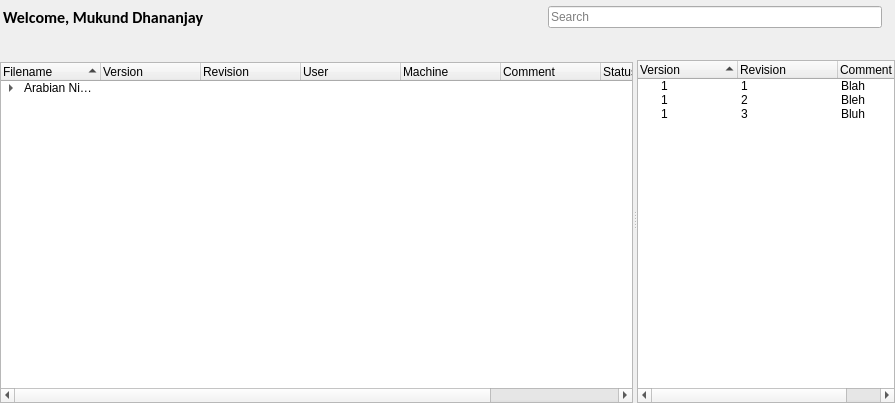
<?xml version="1.0" encoding="UTF-8"?>
<ui version="4.0">
 <class>MainWindow</class>
 <widget class="QMainWindow" name="MainWindow">
  <property name="geometry">
   <rect>
    <x>0</x>
    <y>0</y>
    <width>895</width>
    <height>403</height>
   </rect>
  </property>
  <property name="windowTitle">
   <string>Torque User Dashboard (Beta)</string>
  </property>
  <widget class="QWidget" name="centralwidget">
   <layout class="QGridLayout" name="gridLayout_5">
    <property name="margin">
     <number>0</number>
    </property>
    <property name="spacing">
     <number>0</number>
    </property>
    <item row="0" column="0">
     <widget class="QWidget" name="widget_3" native="true">
      <property name="maximumSize">
       <size>
        <width>16777215</width>
        <height>35</height>
       </size>
      </property>
      <layout class="QGridLayout" name="gridLayout_4">
       <property name="leftMargin">
        <number>3</number>
       </property>
       <property name="topMargin">
        <number>0</number>
       </property>
       <property name="rightMargin">
        <number>3</number>
       </property>
       <property name="bottomMargin">
        <number>0</number>
       </property>
       <property name="spacing">
        <number>0</number>
       </property>
       <item row="0" column="0">
        <widget class="QLabel" name="label_2">
         <property name="font">
          <font>
           <family>Calibri</family>
           <pointsize>12</pointsize>
           <weight>75</weight>
           <bold>true</bold>
          </font>
         </property>
         <property name="text">
          <string>Welcome, Mukund Dhananjay</string>
         </property>
        </widget>
       </item>
       <item row="0" column="1">
        <spacer name="horizontalSpacer_2">
         <property name="orientation">
          <enum>Qt::Horizontal</enum>
         </property>
         <property name="sizeHint" stdset="0">
          <size>
           <width>337</width>
           <height>20</height>
          </size>
         </property>
        </spacer>
       </item>
       <item row="0" column="2">
        <widget class="QWidget" name="widget" native="true">
         <layout class="QGridLayout" name="gridLayout">
          <property name="horizontalSpacing">
           <number>3</number>
          </property>
          <property name="verticalSpacing">
           <number>0</number>
          </property>
          <property name="margin">
           <number>0</number>
          </property>
          <item row="0" column="1">
           <widget class="QLabel" name="label_4">
            <property name="maximumSize">
             <size>
              <width>16</width>
              <height>16</height>
             </size>
            </property>
            <property name="text">
             <string/>
            </property>
            <property name="pixmap">
             <pixmap resource="icons/icons_rsc.qrc">:/tpd/magnifying47.png</pixmap>
            </property>
            <property name="scaledContents">
             <bool>true</bool>
            </property>
           </widget>
          </item>
          <item row="0" column="0">
           <widget class="QLineEdit" name="lineEdit">
            <property name="maximumSize">
             <size>
              <width>16777215</width>
              <height>16777215</height>
             </size>
            </property>
            <property name="placeholderText">
             <string>Search</string>
            </property>
           </widget>
          </item>
         </layout>
        </widget>
       </item>
      </layout>
     </widget>
    </item>
    <item row="1" column="0">
     <widget class="QSplitter" name="splitter">
      <property name="orientation">
       <enum>Qt::Horizontal</enum>
      </property>
      <widget class="QWidget" name="widget_2" native="true">
       <layout class="QGridLayout" name="gridLayout_3">
        <property name="margin">
         <number>0</number>
        </property>
        <property name="spacing">
         <number>0</number>
        </property>
        <item row="0" column="0">
         <spacer name="horizontalSpacer">
          <property name="orientation">
           <enum>Qt::Horizontal</enum>
          </property>
          <property name="sizeHint" stdset="0">
           <size>
            <width>488</width>
            <height>20</height>
           </size>
          </property>
         </spacer>
        </item>
        <item row="0" column="1">
         <widget class="QToolButton" name="toolButton">
          <property name="text">
           <string/>
          </property>
          <property name="icon">
           <iconset resource="icons/icons_rsc.qrc">
            <normaloff>:/tpd/add18.png</normaloff>:/tpd/add18.png</iconset>
          </property>
          <property name="iconSize">
           <size>
            <width>20</width>
            <height>20</height>
           </size>
          </property>
          <property name="autoRaise">
           <bool>true</bool>
          </property>
         </widget>
        </item>
        <item row="0" column="2">
         <widget class="QToolButton" name="toolButton_6">
          <property name="text">
           <string/>
          </property>
          <property name="icon">
           <iconset resource="icons/icons_rsc.qrc">
            <normaloff>:/tpd/copy12.png</normaloff>:/tpd/copy12.png</iconset>
          </property>
          <property name="iconSize">
           <size>
            <width>20</width>
            <height>20</height>
           </size>
          </property>
          <property name="autoRaise">
           <bool>true</bool>
          </property>
         </widget>
        </item>
        <item row="0" column="3">
         <widget class="QToolButton" name="toolButton_4">
          <property name="text">
           <string/>
          </property>
          <property name="icon">
           <iconset resource="icons/icons_rsc.qrc">
            <normaloff>:/tpd/cloud-storage3.png</normaloff>:/tpd/cloud-storage3.png</iconset>
          </property>
          <property name="iconSize">
           <size>
            <width>20</width>
            <height>20</height>
           </size>
          </property>
          <property name="autoRaise">
           <bool>true</bool>
          </property>
         </widget>
        </item>
        <item row="0" column="4">
         <widget class="QToolButton" name="toolButton_2">
          <property name="text">
           <string/>
          </property>
          <property name="icon">
           <iconset resource="icons/icons_rsc.qrc">
            <normaloff>:/tpd/folder232.png</normaloff>:/tpd/folder232.png</iconset>
          </property>
          <property name="iconSize">
           <size>
            <width>20</width>
            <height>20</height>
           </size>
          </property>
          <property name="autoRaise">
           <bool>true</bool>
          </property>
         </widget>
        </item>
        <item row="0" column="5">
         <widget class="QToolButton" name="toolButton_5">
          <property name="text">
           <string/>
          </property>
          <property name="icon">
           <iconset resource="icons/icons_rsc.qrc">
            <normaloff>:/tpd/cloud384.png</normaloff>:/tpd/cloud384.png</iconset>
          </property>
          <property name="iconSize">
           <size>
            <width>20</width>
            <height>20</height>
           </size>
          </property>
          <property name="autoRaise">
           <bool>true</bool>
          </property>
         </widget>
        </item>
        <item row="1" column="0" colspan="6">
         <widget class="QTreeWidget" name="treeWidget">
          <property name="sortingEnabled">
           <bool>true</bool>
          </property>
          <property name="headerHidden">
           <bool>false</bool>
          </property>
          <column>
           <property name="text">
            <string>Filename</string>
           </property>
          </column>
          <column>
           <property name="text">
            <string>Version</string>
           </property>
          </column>
          <column>
           <property name="text">
            <string>Revision</string>
           </property>
          </column>
          <column>
           <property name="text">
            <string>User</string>
           </property>
          </column>
          <column>
           <property name="text">
            <string>Machine</string>
           </property>
          </column>
          <column>
           <property name="text">
            <string>Comment</string>
           </property>
          </column>
          <column>
           <property name="text">
            <string>Status</string>
           </property>
          </column>
          <column>
           <property name="text">
            <string>Due On</string>
           </property>
          </column>
          <item>
           <property name="text">
            <string>Arabian Nights</string>
           </property>
           <item>
            <property name="text">
             <string>SCN01_SHT12_LIT</string>
            </property>
           </item>
           <item>
            <property name="text">
             <string>SCN01_SHT11_LIT</string>
            </property>
           </item>
           <item>
            <property name="text">
             <string>SCN01_SHT10_LIT</string>
            </property>
            <item>
             <property name="text">
              <string>SCN01_SHT10_LIT_RIM</string>
             </property>
             <property name="text">
              <string>1</string>
             </property>
             <property name="text">
              <string>4</string>
             </property>
             <property name="text">
              <string>mdhananjay</string>
             </property>
             <property name="text">
              <string>gfx61</string>
             </property>
             <property name="text">
              <string>something</string>
             </property>
             <property name="text">
              <string>Submitted For Review</string>
             </property>
             <property name="text">
              <string>18/12/2015</string>
             </property>
            </item>
            <item>
             <property name="text">
              <string>SCN01_SHT10_LIT_OCC</string>
             </property>
             <property name="text">
              <string>1</string>
             </property>
             <property name="text">
              <string>1</string>
             </property>
             <property name="text">
              <string>mdhananjay</string>
             </property>
             <property name="text">
              <string>gfx61</string>
             </property>
             <property name="text">
              <string>something</string>
             </property>
             <property name="text">
              <string>Submitted For Review</string>
             </property>
             <property name="text">
              <string>18/12/2015</string>
             </property>
            </item>
            <item>
             <property name="text">
              <string>SCN01_SHT10_LIT_CHAR</string>
             </property>
             <property name="text">
              <string>1</string>
             </property>
             <property name="text">
              <string>5</string>
             </property>
             <property name="text">
              <string>mdhananjay</string>
             </property>
             <property name="text">
              <string>gfx61</string>
             </property>
             <property name="text">
              <string>something</string>
             </property>
             <property name="text">
              <string>Submitted For Review</string>
             </property>
             <property name="text">
              <string>18/12/2015</string>
             </property>
            </item>
            <item>
             <property name="text">
              <string>SCN01_SHT10_LIT_BG</string>
             </property>
             <property name="text">
              <string>1</string>
             </property>
             <property name="text">
              <string>3</string>
             </property>
             <property name="text">
              <string>mdhananjay</string>
             </property>
             <property name="text">
              <string>gfx61</string>
             </property>
             <property name="text">
              <string>something</string>
             </property>
             <property name="text">
              <string>Submitted For Review</string>
             </property>
             <property name="text">
              <string>18/12/2015</string>
             </property>
            </item>
           </item>
          </item>
         </widget>
        </item>
       </layout>
      </widget>
      <widget class="QWidget" name="widget_4" native="true">
       <layout class="QGridLayout" name="gridLayout_2">
        <property name="margin">
         <number>0</number>
        </property>
        <property name="spacing">
         <number>0</number>
        </property>
        <item row="0" column="0">
         <widget class="QLabel" name="label">
          <property name="minimumSize">
           <size>
            <width>0</width>
            <height>25</height>
           </size>
          </property>
          <property name="maximumSize">
           <size>
            <width>16777215</width>
            <height>25</height>
           </size>
          </property>
          <property name="text">
           <string/>
          </property>
         </widget>
        </item>
        <item row="1" column="0">
         <widget class="QTreeWidget" name="treeWidget_2">
          <property name="sortingEnabled">
           <bool>true</bool>
          </property>
          <property name="headerHidden">
           <bool>false</bool>
          </property>
          <column>
           <property name="text">
            <string>Version</string>
           </property>
          </column>
          <column>
           <property name="text">
            <string>Revision</string>
           </property>
          </column>
          <column>
           <property name="text">
            <string>Comment</string>
           </property>
          </column>
          <item>
           <property name="text">
            <string>1</string>
           </property>
           <property name="text">
            <string>1</string>
           </property>
           <property name="text">
            <string>Blah</string>
           </property>
          </item>
          <item>
           <property name="text">
            <string>1</string>
           </property>
           <property name="text">
            <string>2</string>
           </property>
           <property name="text">
            <string>Bleh</string>
           </property>
          </item>
          <item>
           <property name="text">
            <string>1</string>
           </property>
           <property name="text">
            <string>3</string>
           </property>
           <property name="text">
            <string>Bluh</string>
           </property>
          </item>
         </widget>
        </item>
       </layout>
      </widget>
     </widget>
    </item>
   </layout>
  </widget>
 </widget>
 <resources>
  <include location="icons/icons_rsc.qrc"/>
 </resources>
 <connections/>
</ui>
